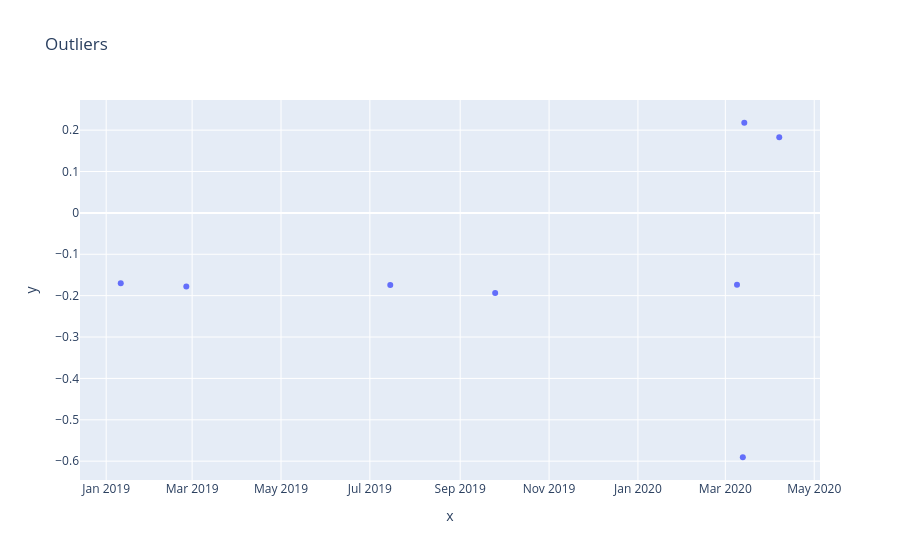

Notebook code for this chart:
### Markdown cell above
### Plotting the outliers

### Code cell
# Plot the outliers
mask = z_scores > 3
if mask.any():
	fig = px.scatter(x=data.index[mask], y=data.loc[mask, 'processed_log_return'], title='Outliers')
	fig.show()
else:
	print("No outliers with z-score > 3 found.")

### Figure 1 — Plotly figure (JSON) as saved in the notebook; plotly's stock layout.template omitted (floating-point values rounded to 4 significant figures)
{"data": [{"hovertemplate": "x=%{x}<br>y=%{y}<extra></extra>", "legendgroup": "", "marker": {"color": "#636efa", "symbol": "circle"}, "mode": "markers", "name": "", "orientation": "v", "showlegend": false, "type": "scatter", "x": ["2019-01-11T00:00:00.000000000", "2019-02-25T00:00:00.000000000", "2019-07-15T00:00:00.000000000", "2019-09-25T00:00:00.000000000", "2020-03-09T00:00:00.000000000", "2020-03-13T00:00:00.000000000", "2020-03-14T00:00:00.000000000", "2020-04-07T00:00:00.000000000"], "xaxis": "x", "y": [-0.17, -0.1777, -0.1741, -0.1939, -0.1736, -0.5905, 0.2178, 0.1829], "yaxis": "y"}], "layout": {"legend": {"tracegroupgap": 0}, "title": {"text": "Outliers"}, "xaxis": {"anchor": "y", "domain": [0, 1], "title": {"text": "x"}}, "yaxis": {"anchor": "x", "domain": [0, 1], "title": {"text": "y"}}}}
